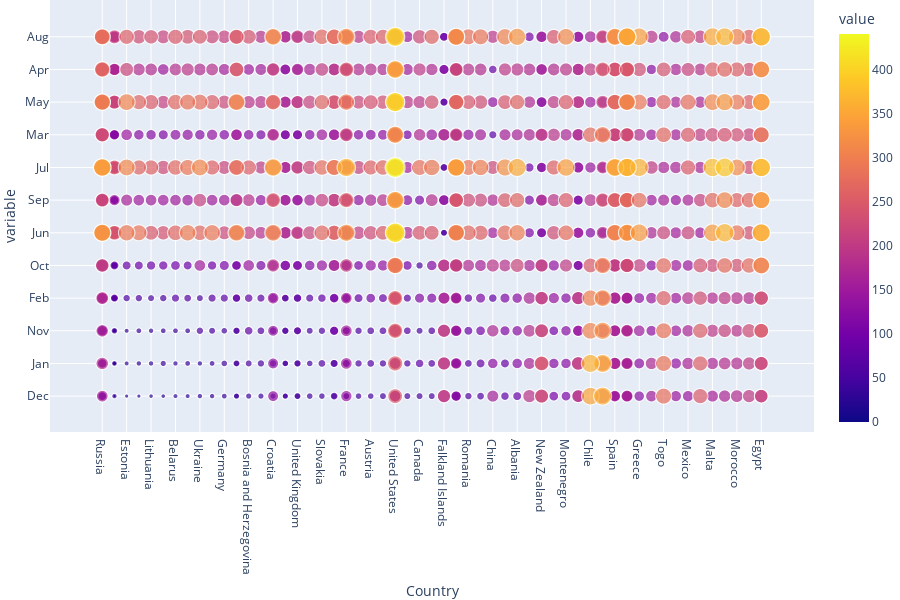

Notebook source saved alongside this figure:
### Code cell
import plotly.express as px
df = px.data.gapminder()
fig=px.scatter(eu.sort_values(by=['value']), x="Country", y="variable",size='value',
           color="value", hover_name="City",)
fig.update_layout(height=600, margin={"r":0,"t":0,"l":0,"b":0})

### Figure 1 — Plotly figure (JSON) as saved in the notebook; plotly's stock layout.template omitted (floating-point values rounded to 4 significant figures; data arrays with more than 128 entries replaced by an {"elided": "..."} marker saying what was removed)
{"data": [{"hovertemplate": "<b>%{hovertext}</b><br><br>Country=%{x}<br>variable=%{y}<br>value=%{marker.color}<extra></extra>", "hovertext": {"elided": "1116 str values"}, "legendgroup": "", "marker": {"color": {"elided": "1116 float values"}, "coloraxis": "coloraxis", "size": {"elided": "1116 float values"}, "sizemode": "area", "sizeref": 1.101, "symbol": "circle"}, "mode": "markers", "name": "", "showlegend": false, "type": "scattergl", "x": {"elided": "1116 str values"}, "xaxis": "x", "y": {"elided": "1116 str values"}, "yaxis": "y"}], "layout": {"coloraxis": {"colorbar": {"title": {"text": "value"}}, "colorscale": [[0, "#0d0887"], [0.1111, "#46039f"], [0.2222, "#7201a8"], [0.3333, "#9c179e"], [0.4444, "#bd3786"], [0.5556, "#d8576b"], [0.6667, "#ed7953"], [0.7778, "#fb9f3a"], [0.8889, "#fdca26"], [1, "#f0f921"]]}, "height": 600, "legend": {"itemsizing": "constant", "tracegroupgap": 0}, "margin": {"b": 0, "l": 0, "r": 0, "t": 0}, "xaxis": {"anchor": "y", "domain": [0, 1], "title": {"text": "Country"}}, "yaxis": {"anchor": "x", "domain": [0, 1], "title": {"text": "variable"}}}}
